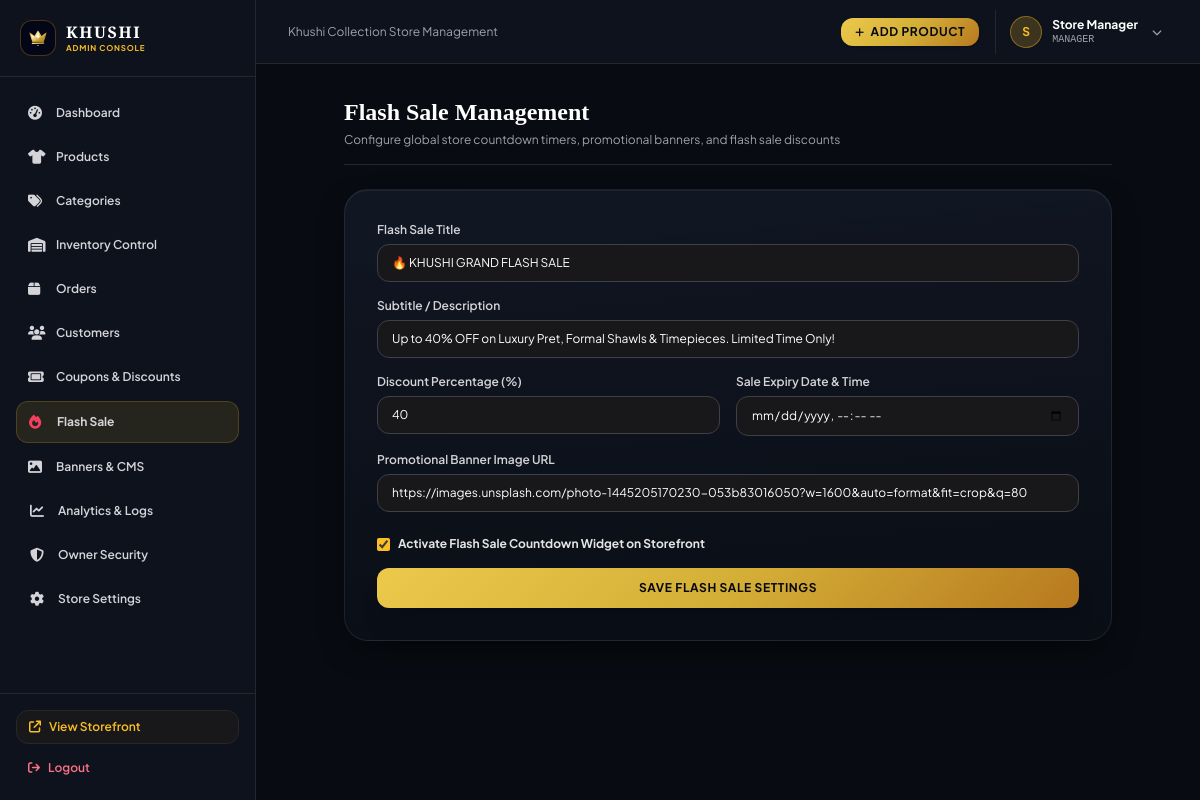
The page /admin/flash-sale (signed in) on the database its author committed.
### tables this page shows
CREATE TABLE users (
        id INTEGER PRIMARY KEY AUTOINCREMENT,
        name TEXT NOT NULL,
        email TEXT UNIQUE NOT NULL,
        phone TEXT,
        password_hash TEXT NOT NULL,
        role TEXT DEFAULT 'customer',
        status TEXT DEFAULT 'active',
        created_at TIMESTAMP DEFAULT CURRENT_TIMESTAMP
    , failed_login_attempts INTEGER DEFAULT 0, locked_until TIMESTAMP, session_token TEXT, last_login_at TIMESTAMP);

CREATE TABLE flash_sales (
        id INTEGER PRIMARY KEY AUTOINCREMENT,
        title TEXT NOT NULL,
        subtitle TEXT,
        discount_percentage INTEGER DEFAULT 40,
        start_time TIMESTAMP,
        end_time TIMESTAMP,
        is_active INTEGER DEFAULT 1,
        banner_image TEXT
    );

### routes/admin.py (the view, shortened to what this page needs)
@admin_bp.route('/flash-sale', methods=['GET', 'POST'])
@admin_required(['super_admin', 'manager'])
def flash_sale():
    sale = query_db('SELECT * FROM flash_sales ORDER BY id DESC LIMIT 1', one=True)
    return render_template('admin/flash_sale/index.html', sale=sale)

### database.py (called while the page is built)
def get_db():
    try:
        conn = sqlite3.connect(DATABASE_PATH, timeout=30.0)
        conn.row_factory = sqlite3.Row
        conn.execute("PRAGMA foreign_keys = ON")
        try:
            conn.execute("PRAGMA journal_mode = WAL")
        except Exception:
            try:
                conn.execute("PRAGMA journal_mode = DELETE")
            except Exception:
                pass
        return conn
    except Exception:
        conn = sqlite3.connect(":memory:", timeout=30.0)
        conn.row_factory = sqlite3.Row
        return conn

def query_db(query, args=(), one=False):
    conn = get_db()
    try:
        cur = conn.cursor()
        cur.execute(query, args)
        rv = cur.fetchall()
        return (rv[0] if rv else None) if one else rv
    finally:
        conn.close()

### routes/admin.py (called while the page is built, shortened)
def resolve_current_user():
    user_id = session.get('user_id')
    s_token = session.get('session_token')
    token = None
    auth_header = request.headers.get('Authorization', '')
    if auth_header.startswith('Bearer '):
        token = auth_header[7:].strip()
    elif request.headers.get('X-Session-Token'):
        token = request.headers.get('X-Session-Token').strip()
    elif request.is_json and request.get_json(silent=True):
        token = request.get_json(silent=True).get('session_token')
    elif request.args.get('session_token'):
        token = request.args.get('session_token').strip()
    if not token and s_token:
        token = s_token
    if user_id:
        return user_id, s_token
    return None, None

### templates/admin/flash_sale/index.html (shortened to what this page needs)
{% extends 'admin/base.html' %}
{% block content %}
<div class="max-w-3xl mx-auto space-y-6">
    <div class="pb-4 border-b border-zinc-800">
        <h1 class="text-2xl font-serif font-bold text-white">Flash Sale Management</h1>
        <p class="text-xs text-zinc-400 mt-1">Configure global store countdown timers, promotional banners, and flash sale discounts</p>
    </div>
    <div class="luxury-card p-6 sm:p-8 rounded-3xl space-y-6">
        <form method="POST" class="space-y-4">
            <div>
                <label class="block text-xs font-semibold text-zinc-300 mb-1.5">Flash Sale Title</label>
                <input type="text" name="title" required value="{{ sale.title if sale else '🔥 KHUSHI GRAND FLASH SALE' }}" class="w-full bg-zinc-900 border border-zinc-700 rounded-xl px-3.5 py-2.5 text-xs text-white focus:outline-none focus:border-amber-400">
            </div>
            <div>
                <label class="block text-xs font-semibold text-zinc-300 mb-1.5">Subtitle / Description</label>
                <input type="text" name="subtitle" value="{{ sale.subtitle if sale else 'Up to 40% OFF on Luxury Pret, Formal Shawls & Timepieces.' }}" class="w-full bg-zinc-900 border border-zinc-700 rounded-xl px-3.5 py-2.5 text-xs text-white focus:outline-none focus:border-amber-400">
            </div>
            <div class="grid grid-cols-1 sm:grid-cols-2 gap-4">
                <div>
                    <label class="block text-xs font-semibold text-zinc-300 mb-1.5">Discount Percentage (%)</label>
                    <input type="number" name="discount_percentage" required value="{{ sale.discount_percentage if sale else 40 }}" class="w-full bg-zinc-900 border border-zinc-700 rounded-xl px-3.5 py-2.5 text-xs text-white focus:outline-none focus:border-amber-400">
                </div>
                <div>
                    <label class="block text-xs font-semibold text-zinc-300 mb-1.5">Sale Expiry Date & Time</label>
                    <input type="datetime-local" name="end_time" class="w-full bg-zinc-900 border border-zinc-700 rounded-xl px-3.5 py-2.5 text-xs text-white focus:outline-none focus:border-amber-400">
                </div>
            </div>
            <div>
                <label class="block text-xs font-semibold text-zinc-300 mb-1.5">Promotional Banner Image URL</label>
                <input type="url" name="banner_image" value="{{ sale.banner_image if sale else '' }}" placeholder="https://images.unsplash.com/..." class="w-full bg-zinc-900 border border-zinc-700 rounded-xl px-3.5 py-2.5 text-xs text-white focus:outline-none focus:border-amber-400">
            </div>
            <div class="pt-2">
                <label class="flex items-center gap-2 text-xs text-zinc-200 font-bold cursor-pointer">
                    <input type="checkbox" name="is_active" value="1" {% if not sale or sale.is_active %}checked{% endif %} class="accent-amber-400">
                    <span>Activate Flash Sale Countdown Widget on Storefront</span>
                </label>
            </div>
            <button type="submit" class="w-full py-3 rounded-xl btn-gold text-xs font-bold uppercase tracking-wider shadow-xl mt-4">
                Save Flash Sale Settings
            </button>
        </form>
    </div>
</div>
{% endblock %}

### templates/admin/base.html (shortened to what this page needs)
<!DOCTYPE html>
<html lang="en">
<head>
    <script src="https://cdn.tailwindcss.com"></script>
    <link rel="stylesheet" href="https://cdnjs.cloudflare.com/ajax/libs/font-awesome/6.5.1/css/all.min.css">
    <link rel="stylesheet" href="{{ url_for('static', filename='css/style.css') }}">
</head>
<body class="bg-[#080B11] text-zinc-100 min-h-screen flex antialiased">
    <aside id="admin-sidebar" class="w-64 bg-[#0D121D] border-r border-zinc-800 flex flex-col justify-between flex-shrink-0 fixed md:relative inset-y-0 left-0 z-50 transform -translate-x-full md:translate-x-0 transition-transform duration-300 md:flex hidden md:flex">
        <div>
            <div class="p-5 border-b border-zinc-800">
                <a href="{{ url_for('admin.dashboard') }}" class="flex items-center gap-2.5">
                    <div class="w-9 h-9 rounded-xl bg-slate-950 p-1.5 flex items-center justify-center border border-amber-500/30 flex-shrink-0">
                        <img src="{{ url_for('static', filename='images/logo-mark.svg') }}" alt="Khushi Logo" class="w-full h-full object-contain">
                    </div>
                    <div class="flex flex-col">
                        <span class="font-cinzel text-base font-black tracking-widest text-white leading-none">KHUSHI</span>
                        <span class="text-[8px] uppercase tracking-widest text-amber-400 font-bold mt-1 leading-none">Admin Console</span>
                    </div>
                </a>
            </div>
            <nav class="p-4 space-y-1 text-xs font-semibold">
                <a href="{{ url_for('admin.dashboard') }}" class="flex items-center gap-3 px-3 py-2.5 rounded-xl hover:bg-zinc-800/80 transition text-zinc-300 hover:text-white ">
                    <i class="fa-solid fa-gauge-high text-sm w-4"></i> Dashboard
                </a>
                <a href="{{ url_for('admin.products') }}" class="flex items-center gap-3 px-3 py-2.5 rounded-xl hover:bg-zinc-800/80 transition text-zinc-300 hover:text-white ">
                    <i class="fa-solid fa-shirt text-sm w-4"></i> Products
                </a>
                <a href="{{ url_for('admin.categories') }}" class="flex items-center gap-3 px-3 py-2.5 rounded-xl hover:bg-zinc-800/80 transition text-zinc-300 hover:text-white ">
                    <i class="fa-solid fa-tags text-sm w-4"></i> Categories
                </a>
                <a href="{{ url_for('admin.inventory') }}" class="flex items-center gap-3 px-3 py-2.5 rounded-xl hover:bg-zinc-800/80 transition text-zinc-300 hover:text-white ">
                    <i class="fa-solid fa-warehouse text-sm w-4"></i> Inventory Control
                </a>
                <a href="{{ url_for('admin.orders') }}" class="flex items-center justify-between px-3 py-2.5 rounded-xl hover:bg-zinc-800/80 transition text-zinc-300 hover:text-white ">
                    <span class="flex items-center gap-3">
                        <i class="fa-solid fa-box text-sm w-4"></i> Orders
                    </span>
                </a>
                <a href="{{ url_for('admin.customers') }}" class="flex items-center gap-3 px-3 py-2.5 rounded-xl hover:bg-zinc-800/80 transition text-zinc-300 hover:text-white ">
                    <i class="fa-solid fa-users text-sm w-4"></i> Customers
                </a>
                <a href="{{ url_for('admin.coupons') }}" class="flex items-center gap-3 px-3 py-2.5 rounded-xl hover:bg-zinc-800/80 transition text-zinc-300 hover:text-white ">
                    <i class="fa-solid fa-ticket text-sm w-4"></i> Coupons & Discounts
                </a>
                <a href="{{ url_for('admin.flash_sale') }}" class="flex items-center gap-3 px-3 py-2.5 rounded-xl hover:bg-zinc-800/80 transition text-zinc-300 hover:text-white {% if 'flash_sale' in request.endpoint %}bg-amber-400/10 text-amber-400 font-bold border border-amber-400/20{% endif %}">
                    <i class="fa-solid fa-fire text-sm w-4 text-rose-500"></i> Flash Sale
                </a>
                <a href="{{ url_for('admin.banners') }}" class="flex items-center gap-3 px-3 py-2.5 rounded-xl hover:bg-zinc-800/80 transition text-zinc-300 hover:text-white ">
                    <i class="fa-solid fa-image text-sm w-4"></i> Banners & CMS
                </a>
                <a href="{{ url_for('admin.reports') }}" class="flex items-center gap-3 px-3.5 py-2.5 rounded-xl hover:bg-zinc-800/80 transition text-zinc-300 hover:text-white ">
                    <i class="fa-solid fa-chart-line text-sm w-4"></i> Analytics & Logs
                </a>
                <a href="{{ url_for('admin.security_center') }}" class="flex items-center gap-3 px-3.5 py-2.5 rounded-xl hover:bg-zinc-800/80 transition text-zinc-300 hover:text-white ">
                    <i class="fa-solid fa-shield-halved text-sm w-4"></i> Owner Security
                </a>
                <a href="{{ url_for('admin.settings') }}" class="flex items-center gap-3 px-3.5 py-2.5 rounded-xl hover:bg-zinc-800/80 transition text-zinc-300 hover:text-white ">
                    <i class="fa-solid fa-gear text-sm w-4"></i> Store Settings
                </a>
            </nav>
        </div>
        <div class="p-4 border-t border-zinc-800 space-y-2">
            <a href="{{ url_for('storefront.home') }}" target="_blank" class="flex items-center gap-2 px-3 py-2 rounded-xl bg-zinc-900 border border-zinc-800 text-xs text-amber-400 hover:border-amber-400 transition font-semibold">
                <i class="fa-solid fa-arrow-up-right-from-square"></i>
                <span>View Storefront</span>
            </a>
            <a href="{{ url_for('admin.admin_logout') }}" class="flex items-center gap-2 px-3 py-2 rounded-xl text-xs text-rose-400 hover:bg-rose-950/40 transition font-semibold">
                <i class="fa-solid fa-arrow-right-from-bracket"></i>
                <span>Logout</span>
            </a>
        </div>
    </aside>
    <div class="flex-1 flex flex-col min-w-0 overflow-hidden">
        <header class="h-16 bg-[#0D121D] border-b border-zinc-800 flex items-center justify-between px-4 sm:px-6 lg:px-8">
            <div class="flex items-center gap-3">
                <span class="text-xs text-zinc-400 hidden sm:inline">Khushi Collection Store Management</span>
            </div>
            <div class="flex items-center gap-4">
                <a href="{{ url_for('admin.add_product') }}" class="px-3.5 py-1.5 rounded-xl btn-gold text-xs font-bold uppercase tracking-wider flex items-center gap-1.5 shadow">
                    <i class="fa-solid fa-plus text-[10px]"></i> Add Product
                </a>
                <div class="relative pl-2 border-l border-zinc-800">
                    <button type="button" onclick="toggleAdminMenu()" id="admin-user-menu-btn" class="flex items-center gap-2.5 p-1.5 rounded-xl hover:bg-zinc-800/80 transition cursor-pointer text-left focus:outline-none select-none">
                        <div class="w-8 h-8 rounded-full bg-amber-400/20 text-amber-400 flex items-center justify-center font-bold text-xs border border-amber-400/40 shadow-sm">
                            {{ session.get('user_name', 'Admin')[0] }}
                        </div>
                        <div class="hidden sm:block text-left">
                            <span class="text-xs font-bold text-white block leading-tight">{{ session.get('user_name', 'Admin') }}</span>
                            <span class="text-[10px] text-zinc-400 block uppercase font-mono">{{ session.get('user_role', 'Administrator').replace('_', ' ') }}</span>
                        </div>
                        <i class="fa-solid fa-chevron-down text-[10px] text-zinc-400 ml-1 transition duration-200" id="admin-menu-chevron"></i>
                    </button>
                </div>
            </div>
        </header>
        <main class="flex-1 overflow-y-auto p-4 sm:p-6 lg:p-8">
            {% block content %}{% endblock %}
        </main>
    </div>
</body>
</html>

### static/css/style.css (style rules this page uses)
:root { --font-serif: 'Playfair Display', 'Cormorant Garamond', Georgia, serif; --font-cinzel: 'Cinzel', 'Playfair Display', serif; --font-sans: 'Plus Jakarta Sans', system-ui, -apple-system, sans-serif; --primary-gold: #D4AF37; --primary-gold-light: #F5E296; --primary-gold-dark: #99771E; --primary-gold-muted: #A18A4D; --accent-gold-glow: rgba(212, 175, 55, 0.22); --accent-gold-border: rgba(212, 175, 55, 0.25); --bg-deep: #06080E; --bg-dark: #0A0E17; --bg-elevated: #101623; --card-dark: #121826; --card-dark-border: rgba(212, 175, 55, 0.16); --card-dark-hover-border: rgba(212, 175, 55, 0.5); --motion-fast: 180ms cubic-bezier(0.16, 1, 0.3, 1); --motion-medium: 350ms cubic-bezier(0.16, 1, 0.3, 1); --motion-luxury: 750ms cubic-bezier(0.16, 1, 0.3, 1); }
body { font-family: var(--font-sans); background-color: var(--bg-deep); color: #F1F5F9; overflow-x: hidden; position: relative; }
.font-serif { font-family: var(--font-serif); }
.font-cinzel { font-family: var(--font-cinzel); }
.luxury-card { background: linear-gradient(175deg, rgba(19, 26, 40, 0.8) 0%, rgba(10, 14, 22, 0.95) 100%); border: 1px solid rgba(255, 255, 255, 0.08); box-shadow: 0 12px 30px -8px rgba(0, 0, 0, 0.6), 0 1px 0 rgba(255, 255, 255, 0.05) inset; transition: all var(--motion-medium); }
.btn-gold { background: linear-gradient(135deg, #ECC94B 0%, #D4AF37 50%, #B7791F 100%); color: #06080E; font-weight: 700; transition: all var(--motion-fast); box-shadow: 0 4px 15px rgba(212, 175, 55, 0.25); }
:root { --bg-bright: #FFFFFF; --bg-surface-light: #F8FAFC; --bg-surface-alt: #F1F5F9; --navy-deep: #080E24; --navy-mid: #0D1630; --navy-light: #15224A; --royal-blue: #2563EB; --gold-accent: #D4AF37; --gold-vibrant: #F59E0B; }

### rows shown on the page
users: get "Store Manager", get "MANAGER"
flash_sales: title "🔥 KHUSHI GRAND FLASH SALE", subtitle "Up to 40% OFF on Luxury Pret, Formal Shawls & Timepieces. Limited Time Only!", discount_percentage "40", banner_image "https://images.unsplash.com/photo-1445205170230-053b83016050?w=1600&auto=format&fit=crop&q=80", is_active "☑"

### other values the page prints
{{ session.get('user_name', 'Admin')[0] }} "S"
